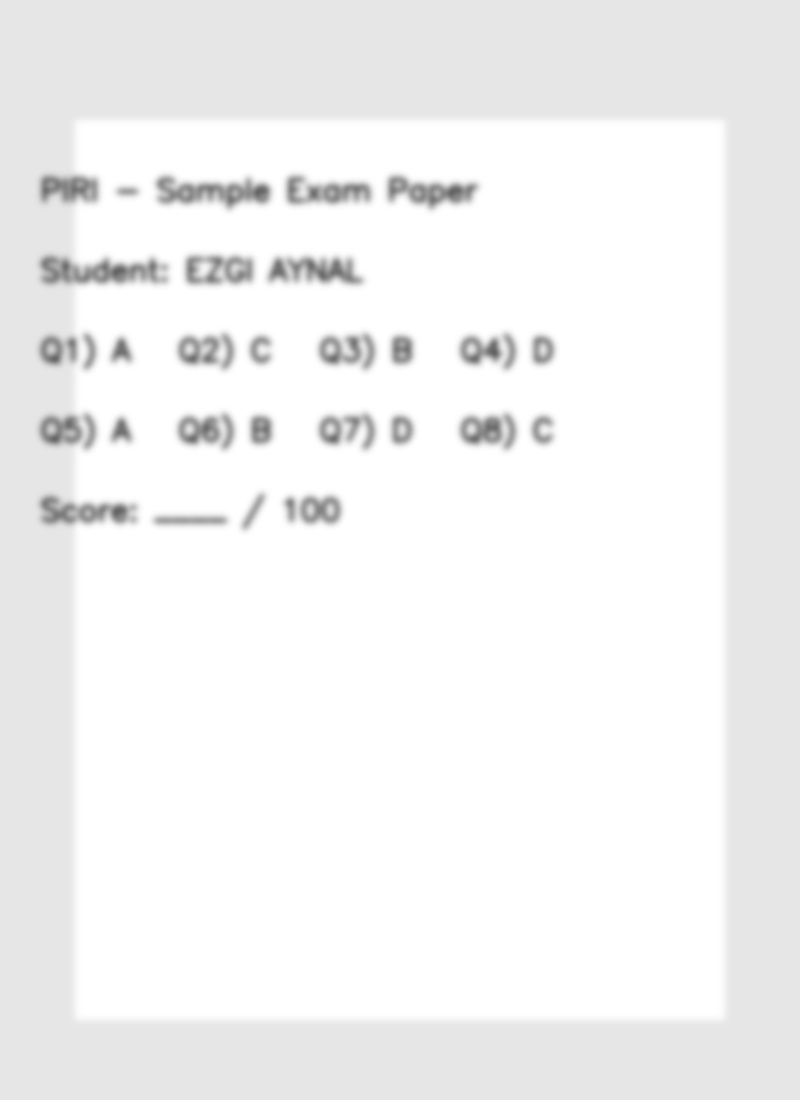
#> input picture samples/blur.jpg, 800 x 1100 px
$ python test_quality_single.py   (older library calls are emulated)
#> lines starting #> are read from the running program, lines starting #| are printed output that depends on the picture; after the words box and inside, x2 and y2 are one past the last pixel; in counts of white or black regions, pixels touching at a corner belong together; long printed decimals are rounded
### photo_quality_check.py
import cv2
import numpy as np
from dataclasses import dataclass
from typing import List, Dict, Any, Optional


@dataclass
class QualityResult:
    ok: bool
    score: float
    issues: List[str]
    metrics: Dict[str, Any]


def variance_of_laplacian(gray: np.ndarray) -> float:
    """Blur tespiti için yaygın metrik: Laplacian variance."""
    return float(cv2.Laplacian(gray, cv2.CV_64F).var())


def brightness_contrast(gray: np.ndarray) -> tuple[float, float]:
    """Parlaklık (mean) ve kontrast (std)."""
    mean = float(np.mean(gray))
    std = float(np.std(gray))
    return mean, std


def find_paper_contour(image: np.ndarray) -> Optional[np.ndarray]:
    """
    Kağıt konturu tespiti (basit):
    - Edge + kontur
    - 4 köşeye yakın bir kontur bulmaya çalışır
    """
    gray = cv2.cvtColor(image, cv2.COLOR_BGR2GRAY)
    blur = cv2.GaussianBlur(gray, (5, 5), 0)
    edges = cv2.Canny(blur, 50, 150)

    cnts, _ = cv2.findContours(edges, cv2.RETR_LIST, cv2.CHAIN_APPROX_SIMPLE)
    cnts = sorted(cnts, key=cv2.contourArea, reverse=True)[:10]

    for c in cnts:
        peri = cv2.arcLength(c, True)
        approx = cv2.approxPolyDP(c, 0.02 * peri, True)
        if len(approx) == 4:
            return approx
    return None


# [5 lines left out: function contour_area_ratio, not called in this run]


def check_photo_quality(
    image_bgr: np.ndarray,
    blur_threshold: float = 120.0,
    min_brightness: float = 60.0,
    max_brightness: float = 210.0,
    min_contrast: float = 25.0,
    min_paper_area_ratio: float = 0.35
) -> QualityResult:
    """
    Basit kalite kontrol:
    - blur (laplacian var)
    - brightness/contrast
    - paper contour + alan oranı
    """
    issues: List[str] = []
    metrics: Dict[str, Any] = {}

    gray = cv2.cvtColor(image_bgr, cv2.COLOR_BGR2GRAY)

    # 1) Blur
    blur_score = variance_of_laplacian(gray)
    metrics["blur_laplacian_var"] = blur_score
    if blur_score < blur_threshold:
        issues.append("BLUR_LOW")

    # 2) Brightness / contrast
    mean_b, std_c = brightness_contrast(gray)
    metrics["brightness_mean"] = mean_b
    metrics["contrast_std"] = std_c

    if mean_b < min_brightness:
        issues.append("LIGHT_TOO_DARK")
    if mean_b > max_brightness:
        issues.append("LIGHT_TOO_BRIGHT")
    if std_c < min_contrast:
        issues.append("CONTRAST_LOW")

    # 3) Paper in frame
    paper = find_paper_contour(image_bgr)
    metrics["paper_found"] = paper is not None

    if paper is None:
        issues.append("PAPER_NOT_DETECTED")
        area_ratio = 0.0
    else:
        area_ratio = contour_area_ratio(image_bgr, paper)
        metrics["paper_area_ratio"] = area_ratio
        if area_ratio < min_paper_area_ratio:
            issues.append("PAPER_TOO_SMALL_OR_CROPPED")

    ok = len(issues) == 0


    score = 1.0
    if "BLUR_LOW" in issues:
        score -= 0.35
    if "LIGHT_TOO_DARK" in issues or "LIGHT_TOO_BRIGHT" in issues:
        score -= 0.25
    if "CONTRAST_LOW" in issues:
        score -= 0.15
    if "PAPER_NOT_DETECTED" in issues:
        score -= 0.35
    if "PAPER_TOO_SMALL_OR_CROPPED" in issues:
        score -= 0.25
    score = max(0.0, min(1.0, score))

    return QualityResult(ok=ok, score=score, issues=issues, metrics=metrics)


def map_issues_to_messages(issues: List[str]) -> List[str]:
    msg_map = {
        "BLUR_LOW": "Fotoğraf bulanık görünüyor. Lütfen telefonu sabit tutup yeniden çekiniz.",
        "LIGHT_TOO_DARK": "Işık düşük olduğu için metin okunamıyor. Daha aydınlık ortamda tekrar deneyiniz.",
        "LIGHT_TOO_BRIGHT": "Aşırı parlaklık/yansıma tespit edildi. Kağıdı ışığa göre konumlandırarak yeniden çekiniz.",
        "CONTRAST_LOW": "Kontrast düşük. Daha net görünmesi için daha iyi ışıkta yeniden çekiniz.",
        "PAPER_NOT_DETECTED": "Kağıt algılanamadı. Kağıdın tamamı kadrajda olacak şekilde yeniden deneyiniz.",
        "PAPER_TOO_SMALL_OR_CROPPED": "Kağıt kadraja tam sığmamış veya çok küçük. Daha yakından ve tam çerçevede çekiniz.",
    }
    return [msg_map.get(i, "Fotoğraf kalitesi uygun değil. Lütfen yeniden deneyiniz.") for i in issues]

### test_quality_single.py
import cv2
from photo_quality_check import check_photo_quality, map_issues_to_messages

IMAGE_PATH = "samples/blur.jpg"

img = cv2.imread(IMAGE_PATH)
#> img is the input picture: shape (1100, 800, 3); min 98, max 255, mean 242.9
if img is None:
    raise SystemExit(f"Image not found: {IMAGE_PATH}")

res = check_photo_quality(img)
#> in check_photo_quality, `blur_score = variance_of_laplacian(gray)`: blur_score = 1.15
#> in brightness_contrast, `mean = float(np.mean(gray))`: mean = 242.9
#> in brightness_contrast, `std = float(np.std(gray))`: std = 19.36
#> in check_photo_quality, `mean_b, std_c = brightness_contrast(gray)`: mean_b = 242.9; std_c = 19.36
#> in find_paper_contour, `edges = cv2.Canny(blur, 50, 150)`:
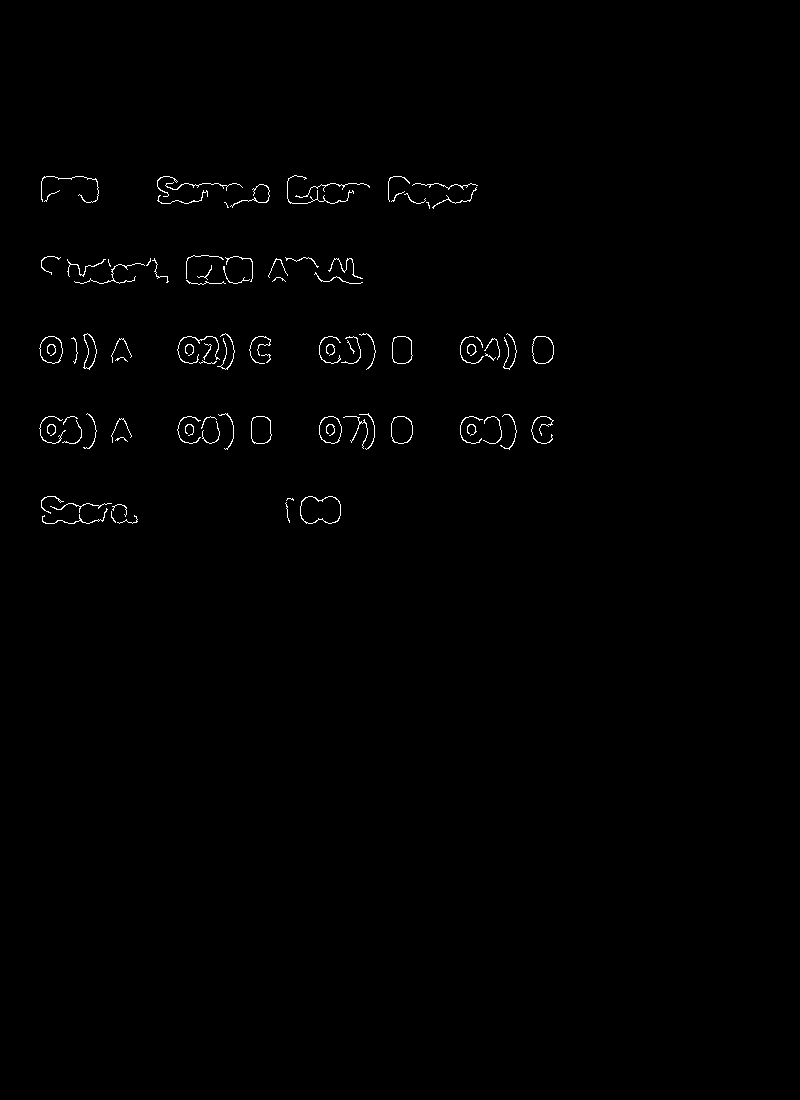
#> edges: shape (1100, 800); 0.58% white in thin lines or dots, all inside (x1, y1, x2, y2) = (39, 175, 554, 524)
#> in find_paper_contour, `cnts, _ = cv2.findContours(edges, cv2.RETR_LIST, cv2.CHAIN_APPROX_SIMP..`: cnts = 105 contours, 87 with area under 20; largest, box (x1, y1, x2, y2) and area: (300, 496, 341, 524) 920, (300, 496, 341, 524) 894, (532, 336, 554, 364) 490, (39, 336, 63, 364) 490, (391, 416, 413, 444) 488
#> in find_paper_contour, `cnts = sorted(cnts, key=cv2.contourArea, reverse=True)[:10]`: cnts = 10 contours; largest, box (x1, y1, x2, y2) and area: (300, 496, 341, 524) 920, (300, 496, 341, 524) 894, (532, 336, 554, 364) 490, (39, 336, 63, 364) 490, (391, 416, 413, 444) 488
#> the loop in find_paper_contour, `for c in cnts:` made 10 passes
#> peri on passes 1 to 10: 128, 131.1, 88.43, 86.18, 85.11, 85.36, 85.46, 84.63, 83.01, 81.94

print("OK:", res.ok)
#| OK: False
print("Score:", res.score)
#| Score: 0.0
print("Issues:", res.issues)
#| Issues: ['BLUR_LOW', 'LIGHT_TOO_BRIGHT', 'CONTRAST_LOW', 'PAPER_NOT_DETECTED']
print("Metrics:", res.metrics)
#| Metrics: {'blur_laplacian_var': 1.150, 'brightness_mean': 242.944, 'contrast_std': 19.356, 'paper_found': False}

if not res.ok:
    print("\nUser messages:")
    for m in map_issues_to_messages(res.issues):
        print("-", m)
#> this loop made 4 passes
#| - Fotoğraf bulanık görünüyor. Lütfen telefonu sabit tutup yeniden çekiniz.
#| - Aşırı parlaklık/yansıma tespit edildi. Kağıdı ışığa göre konumlandırarak yeniden çekiniz.
#| - Kontrast düşük. Daha net görünmesi için daha iyi ışıkta yeniden çekiniz.
#| - Kağıt algılanamadı. Kağıdın tamamı kadrajda olacak şekilde yeniden deneyiniz.
